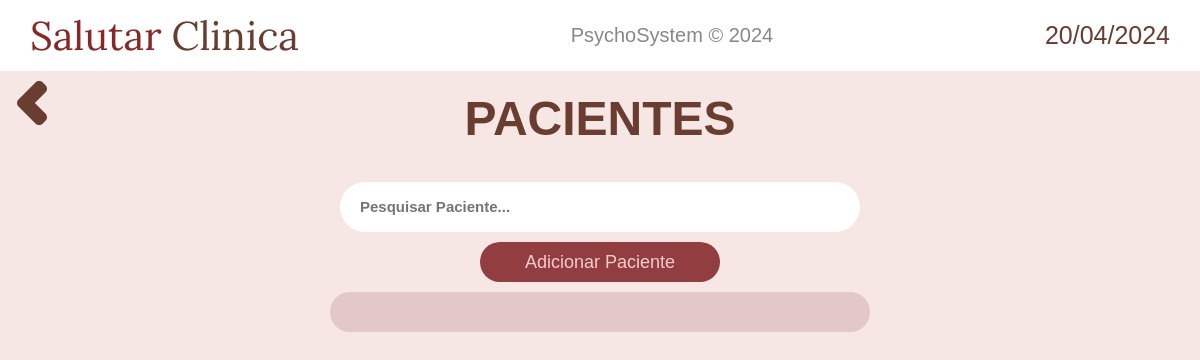
/pacientes/, run on an earlier commit of the app's database.
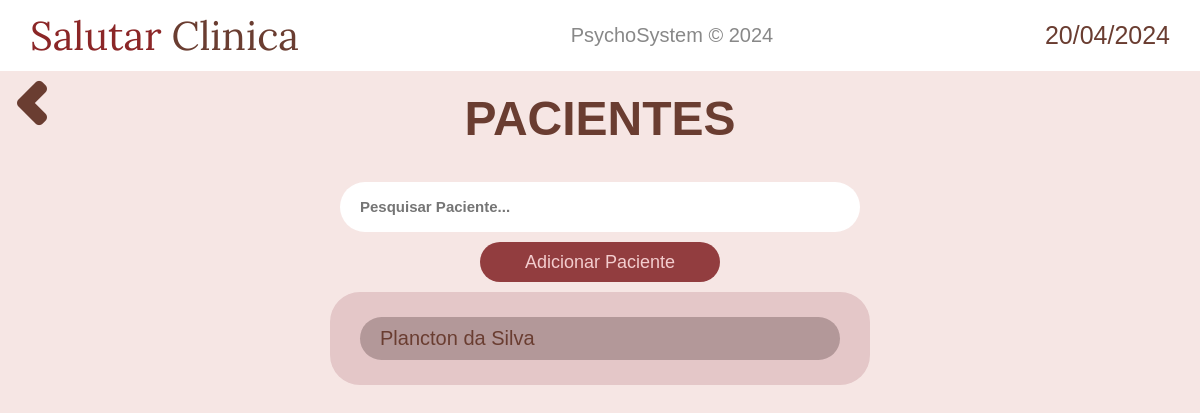
And on a later commit of the database.
### pacientes/models.py (models this page shows)
class Paciente(models.Model):
    nome = models.CharField(max_length=50)
    data_nascimento = models.DateField()
    telefone = models.CharField(max_length=20)
    rg = models.CharField(max_length=20)
    cpf = models.CharField(max_length=20, primary_key=True)
    nome_pai = models.CharField(max_length=50)
    nome_mae = models.CharField(max_length=50)
    rua = models.CharField(max_length=50)
    numero = models.CharField(max_length=5)
    bairro = models.CharField(max_length=50)
    complemento = models.TextField()
    cep = models.CharField(max_length=20)
    ponto_referencia = models.TextField()

### pacientes/views.py (the view)
# urls.py: path('', views.display, name="display_pacientes"),
def display(request):
    pacientes = Paciente.objects.all()
    print(pacientes, 'aqui')
    context_ = {
        'data_atual': data_atual,
        'pacientes': pacientes,
    }
    return render(request, 'pacientes/display.html', context_)

### pacientes/templates/pacientes/display.html
{% extends 'base.html' %}
{% load static %}
{% block content %}
<div style="display: flex;">
    <a href="{% url 'home:login' %}" class="return-button"><img src="{% static 'home/imagens/chevron-left.png' %}" alt=""></a>
    <h class="welcome-text">PACIENTES</h2>
</div>
<main style="flex-direction: column;">
    <form action="" method="GET" style="text-align: center;">
        <input class="pesquisar-pacientes" type="text" name="" id="" placeholder="Pesquisar Paciente...">
    </form>
    <button class="add-paciente-button">
        Adicionar Paciente
    </button>
    <div class="mostrar-pacientes-container">
        {% for paciente in pacientes %}
        <h4 class="paciente-exibido">{{ paciente.nome }}</h4>
        {% endfor %}
    </div>
</main>
{% endblock content %}

What changed in the data, as far as the page shows it:
added Paciente: nome "Plancton da Silva"
